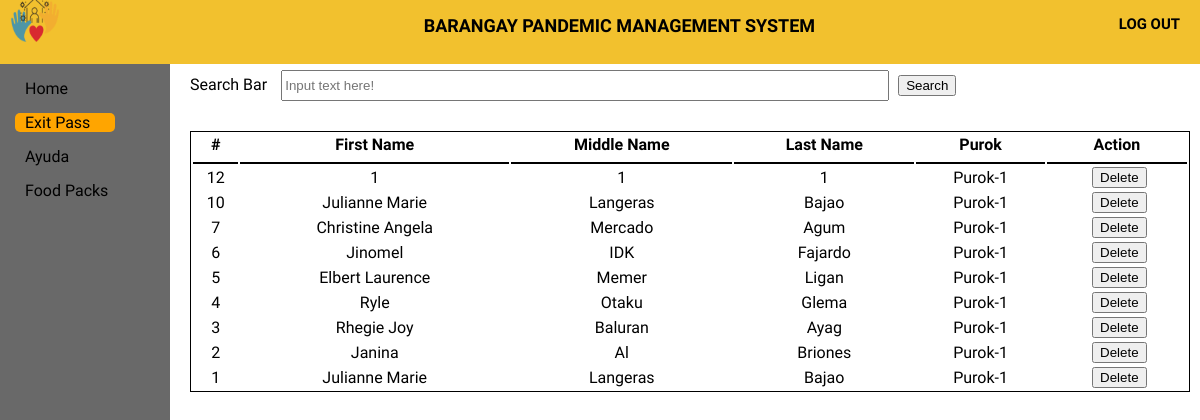
Page /ExitPass/eresult.php (signed in) on the committed database.
### tables this page shows
CREATE TABLE `exitpass` (
  `epassID` int(11) NOT NULL,
  `Fname2` varchar(50) NOT NULL,
  `Mname2` varchar(50) NOT NULL,
  `Lname2` varchar(50) NOT NULL,
  `purok2` varchar(50) NOT NULL,
  `barangay` varchar(50) NOT NULL
);

### Connection/session.php (called while the page is built, shortened)
<?php
	require 'db_conn.php';
	$query = $conn->query("SELECT * FROM `users` WHERE `userID` = '$_SESSION[userID]'") or die(mysqli_error());
	$fetch = $query->fetch_array();
	$barangay = $fetch['barangay'];
?>

### ExitPass/eresult.php (the view, shortened to what this page needs)
<!DOCTYPE html>
<?php
    require '../Connection/session.php';
?>
<html>
<html>
<head>
    <link rel="stylesheet" type="text/css" href="exitpass.css">
</head>
<body>
    <header>
        <div class="log_out">
            <a href="../Logout/logout.php" class="logout_btn"><h5>LOG OUT</h5></a>
        </div>
        <div class="title">
            <h5>BARANGAY PANDEMIC MANAGEMENT SYSTEM</h5>
        </div>
        <div class="logobox">
            <img src="logo1.png" class="logo">
        </div>
    </header>
    <div class="sidebar">
        <a href="../home page/home.php"><span>Home</span></a>
        <a href="../ExitPass/exitpass.php" id="main"><span>Exit Pass</span></a>
        <a href="../Ayuda/Ayuda.php"><span>Ayuda</span></a>
        <a href="../Food pack/Food pack.php"><span>Food Packs</span></a>
    </div>
    <div class="content">
        <form action="eresult.php" method="get">
        <div class="Cheader">
            <label>Search Bar</label>
            <input type="text" name="search" id="searchbar" placeholder="Input text here!">
            <button type="submit" >Search</button>
        </div>
        </form>
    <table class="table1">
        <thead>
        <tr>
            <th>#</th>
            <th>First Name</th>
            <th>Middle Name</th>
            <th>Last Name</th>
            <th>Purok</th>
            <th>Action</th>
        </tr>
        </thead>
<tbody>
                    <?php
                        require_once '../Connection/db_conn.php';
                        $search = $_GET['search'];
                        $query = $conn->query("SELECT * FROM exitpass WHERE Fname2 LIKE '%$search%' AND barangay =('$barangay') OR Mname2 LIKE '%$search%' AND barangay =('$barangay') OR Lname2 LIKE '%$search%' AND barangay =('$barangay') ORDER BY epassID DESC") or die(mysqli_error());
                        while($fetch = $query->fetch_array()){
                    ?>
                        <tr>
                            <td><?php echo $fetch['epassID']?></td>
                            <td><?php echo $fetch['Fname2']?></td>
                            <td><?php echo $fetch['Mname2']?></td>
                            <td><?php echo $fetch['Lname2']?></td>
                            <td><?php echo $fetch['purok2']?></td>
                            <td><center></a><a onclick = "confirmationDelete(this); return false;" href = "delete-exitpass.php?epassID=<?php echo $fetch['epassID']?>"><i></i><button> Delete</button></a></center></td>
                        </tr>
                <?php
                    }
                ?>
</body>
</html>

### ExitPass/exitpass.css (style rules this page uses)
body { margin: 0; padding: 0; font-family: alata; min-height: 100vh; width: 100%; background-color: white; }
header { position: fixed; padding: 0; margin: 0; width: 100%; height: 8%; background: #F2C12E; }
.title { height: 1px; }
.title h5 { margin: 15px; text-align: center; font-size: 18px; margin-left: 10%; }
.log_out { margin-top: -10px; padding: 0; margin-right: 20px; float: right; }
.logout_btn { text-decoration: none; color: black; font-size: 18px; }
.logobox { margin-left: 10px; margin-top: -20px; }
.logo { height: 50px; width: 50px; }
.sidebar { top: 8%; padding: 10px; margin: 0; position: fixed; height: 100%; width: 150px; background-color: dimgray; }
.sidebar a { display: block; margin: 5px; margin-bottom: 15px; padding-left: 10px; text-decoration: none; color: black; box-sizing: border-box; }
.sidebar #main { width: 100px; background-color: orange; border-radius: 5px; }
.content { width: 85%; height: 95%px; position: absolute; margin-top: 5%; margin-left: 15%; }
.Cheader { margin: 10px; margin-bottom: 10px; }
.content button { margin-left: 5px; }
#searchbar { width: 60%; height: 25px; margin-left: 10px; margin-bottom: 20px; }
.table1 { margin: 10px; width: 98%; border: 1px solid black; }
.table1 th, td { text-align: center; }
.table1 th { border-bottom: 2px solid black; border-width: 10%; padding-bottom: 8px; }

### rows in the picture
exitpass: epassID "12", Fname2 "1", Mname2 "1", Lname2 "1", purok2 "Purok-1"
exitpass: epassID "10", Fname2 "Julianne Marie", Mname2 "Langeras", Lname2 "Bajao", purok2 "Purok-1"
exitpass: epassID "7", Fname2 "Christine Angela", Mname2 "Mercado", Lname2 "Agum", purok2 "Purok-1"
exitpass: epassID "6", Fname2 "Jinomel", Mname2 "IDK", Lname2 "Fajardo", purok2 "Purok-1"
exitpass: epassID "5", Fname2 "Elbert Laurence", Mname2 "Memer", Lname2 "Ligan", purok2 "Purok-1"
exitpass: epassID "4", Fname2 "Ryle", Mname2 "Otaku", Lname2 "Glema", purok2 "Purok-1"
exitpass: epassID "3", Fname2 "Rhegie Joy", Mname2 "Baluran", Lname2 "Ayag", purok2 "Purok-1"
exitpass: epassID "2", Fname2 "Janina", Mname2 "Al", Lname2 "Briones", purok2 "Purok-1"
exitpass: epassID "1", Fname2 "Julianne Marie", Mname2 "Langeras", Lname2 "Bajao", purok2 "Purok-1"
